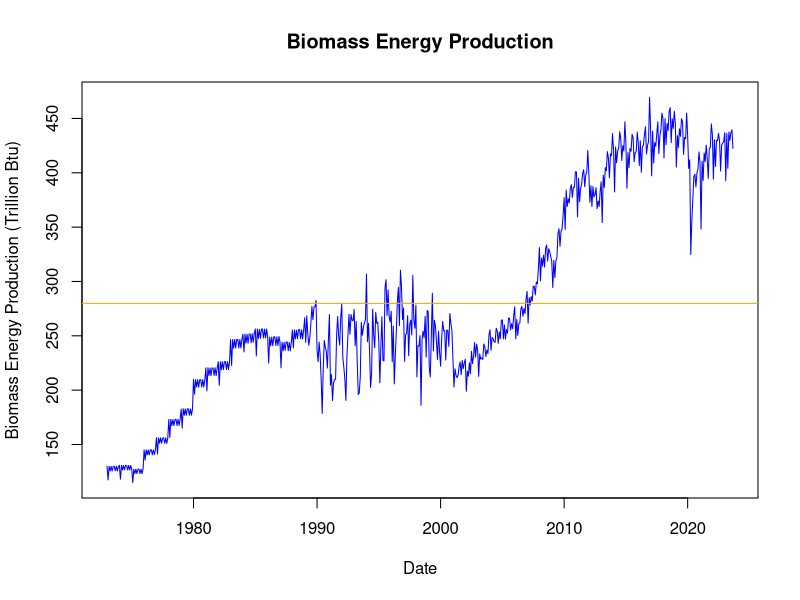
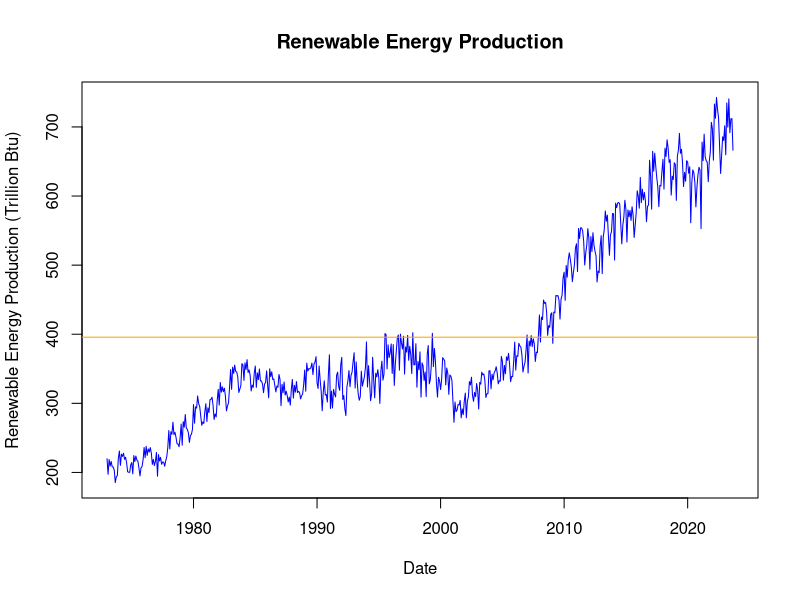
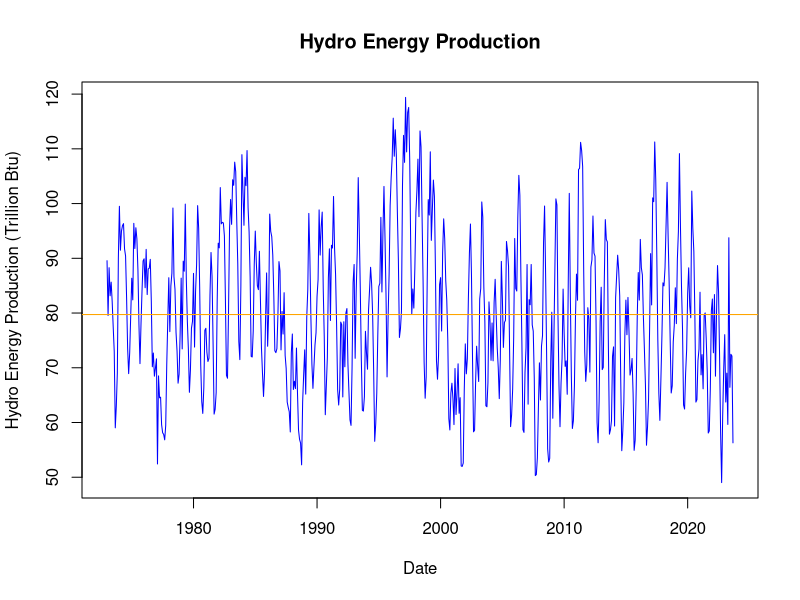
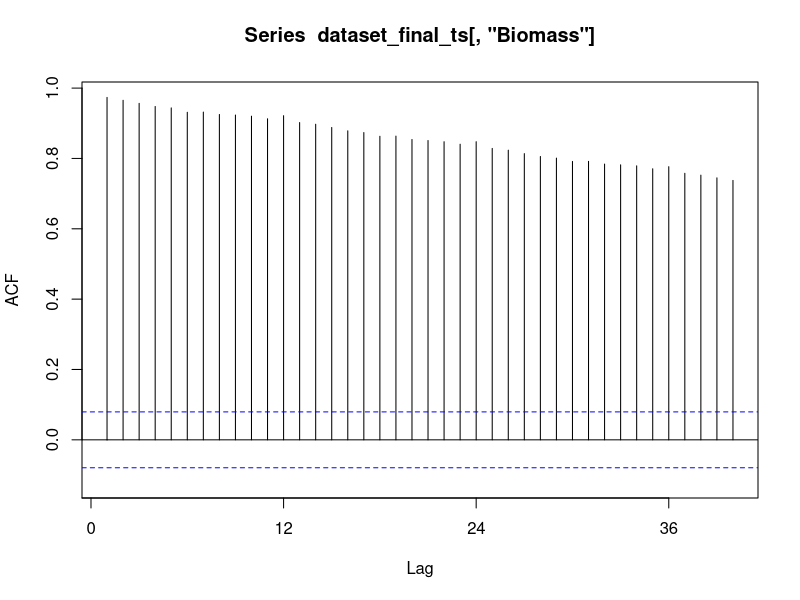
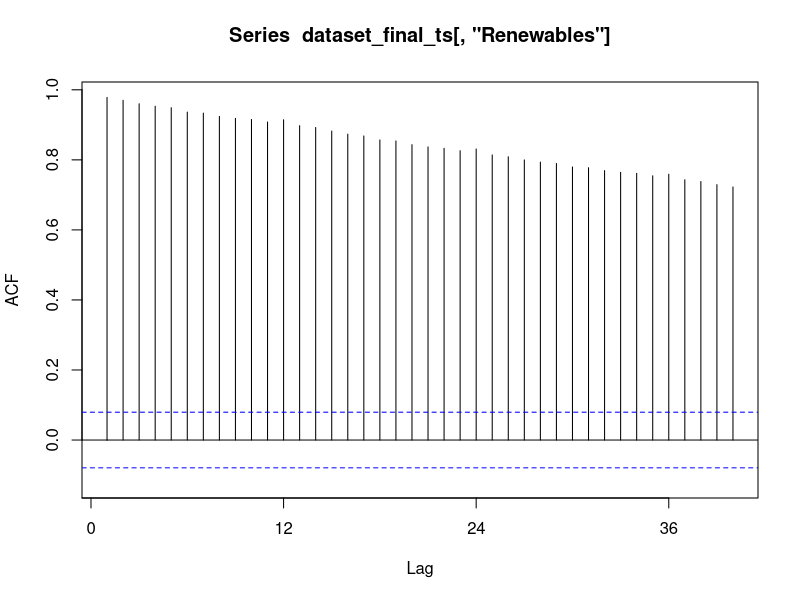
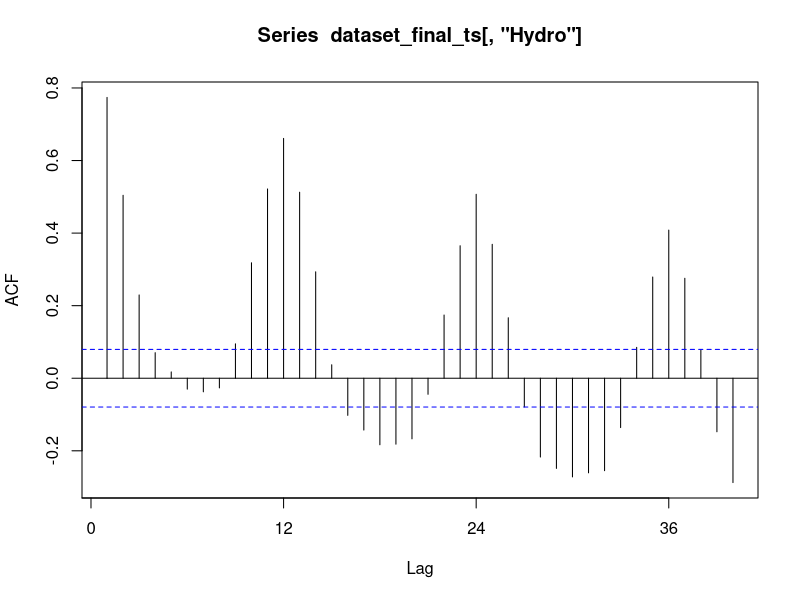
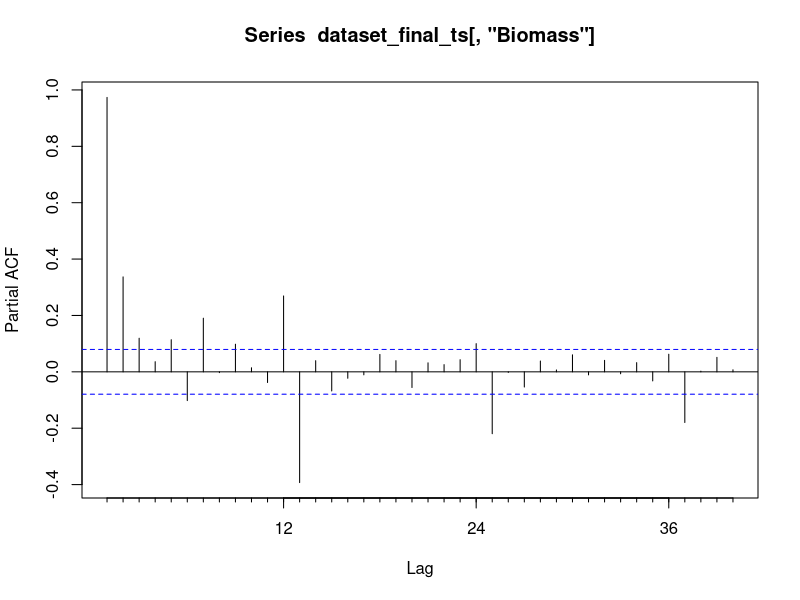
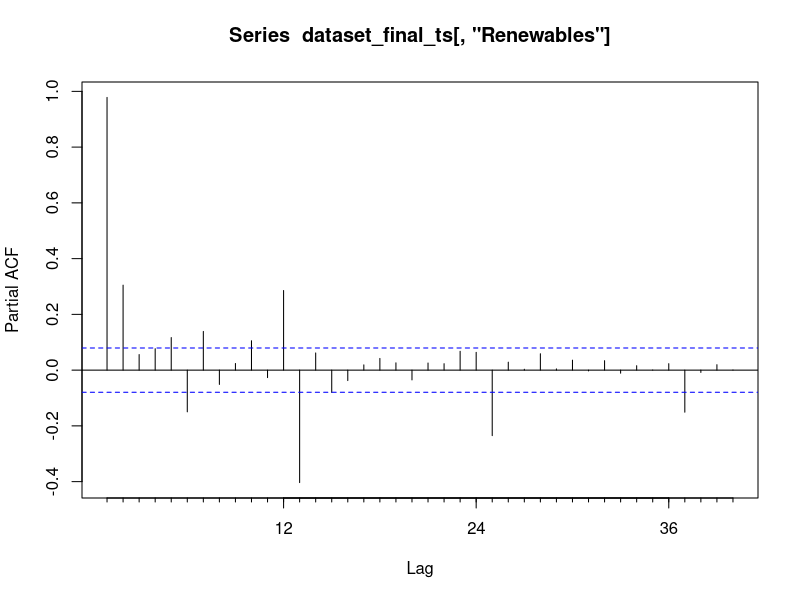

R code for these plots, in order:
## ---- chunk 1
#Load/install required package here
library(forecast)
library(tseries)
library(dplyr)
## ---- chunk 2
#Importing data set
library(readr)
dataset_raw <- read_csv("./Data/Table_10.1_Renewable_Energy_Production_and_Consumption_by_Source.csv", )
head(dataset_raw)
## ---- chunk 3
#take three columns out and creatae  dataframe
dataset_final <- dataset_raw[,c(1,4:6)]
colnames(dataset_final)<-c("Date", "Biomass", "Renewables", "Hydro")
head(dataset_final)
## ---- chunk 4
#Step 1: Converting the date column to ymd
library(lubridate)
DateColumn<-paste(dataset_final$Date, "01", sep = "-") 
#converting column 1 to a yymmdd format by adding 01 as the "d"
DateColumn_ymd <- ymd(DateColumn) 
#converting the above output to the ymd format using lubridate's ymd function
dataset_final$Date <- DateColumn_ymd 
#switching the month column in the dataset to the ymd format made above
class(dataset_final$Date) 
#checking the class of the new Month column in the dataset
head(dataset_final) #checking the dataset

#Step 2: Converting the dataset into a time series object
dataset_final_ts <- ts(dataset_final, start = 1973, frequency = 12) 
head(dataset_final_ts)
## ---- chunk 5
Mean_Biomass <- mean(dataset_final_ts[,2])
Mean_Biomass
SD_Biomass <- sd(dataset_final_ts[,2])
SD_Biomass

Mean_Renewables <- mean(dataset_final_ts[,3])
Mean_Renewables
SD_Renewables <- sd(dataset_final_ts[,3])
SD_Renewables

Mean_Hydro <- mean(dataset_final_ts[,4])
Mean_Hydro
SD_Hydro <- sd(dataset_final_ts[,4])
SD_Hydro
## ---- chunk 6
#Plot for Biomass
Plot_Biomass <- plot(dataset_final_ts[,"Biomass"], 
                main = "Biomass Energy Production", 
                xlab = "Date", ylab = "Biomass Energy Production (Trillion Btu)",
                col="Blue")+
  abline(h=mean(Mean_Biomass), col = "Orange")

#Plot for Renewables
Plot_Renewables <- plot(dataset_final_ts[,"Renewables"], 
                main = "Renewable Energy Production", 
                xlab = "Date", ylab = "Renewable Energy Production (Trillion Btu)", 
                col = "Blue")+
  abline(h=mean(Mean_Renewables), col = "Orange")

#Plot for Hydro
Plot_Hydro <- plot(dataset_final_ts[,"Hydro"], 
                   main = "Hydro Energy Production", 
                   xlab = "Date", ylab = "Hydro Energy Production (Trillion Btu)", 
                   col = "Blue")+
  abline(h=mean(Mean_Hydro), col = "Orange")
## ---- chunk 7
Cor_Biomass_RE <- cor(dataset_final_ts[,"Biomass"], dataset_final_ts[,"Renewables"])
Cor_Biomass_RE
Cor_Biomass_Hydro <- cor(dataset_final_ts[,"Biomass"], dataset_final_ts[,"Hydro"])
Cor_Biomass_Hydro
Cor_Hydro_RE <- cor(dataset_final_ts[,"Hydro"], dataset_final_ts[,"Renewables"])
Cor_Hydro_RE
#biomass and RE are very strongly correlated at 0.97, but hydro is almost 
#uncorrelated with biomass and RE at -0.09 and -0.0017 respectively.
## ---- chunk 8
library(forecast)
Acf(dataset_final_ts[,"Biomass"], lag.max = 40)
Acf(dataset_final_ts[,"Renewables"], lag.max = 40)
Acf(dataset_final_ts[,"Hydro"], lag.max = 40)

#Biomass and Renewables have similar behavior which is that the autocorrelation 
#decreases  gradually over time/ lags. However, hydro follows a completely 
#different pattern wherein it's autocorrelation follows a cyclical pattern.
## ---- chunk 9
Pacf(dataset_final_ts[,"Biomass"], lag.max = 40)
Pacf(dataset_final_ts[,"Renewables"], lag.max = 40)
Pacf(dataset_final_ts[,"Hydro"], lag.max = 40)

#These plots differ significantly from the ACF plots. Not only does the 
#autocorrelation fall significantly - reaching almost insignificant levels, 
#but the shape of the curve changes as well. In Biomass and RE the shape changes
#from high, positive, mildly declining values to short, insignificant, positive 
#and negative values with no trend over time. In hydro, the cyclical trend is 
#sort of maintained but the shape is less coherent and the values are much 
#closer to 0, especially as the number of lags increases. 
